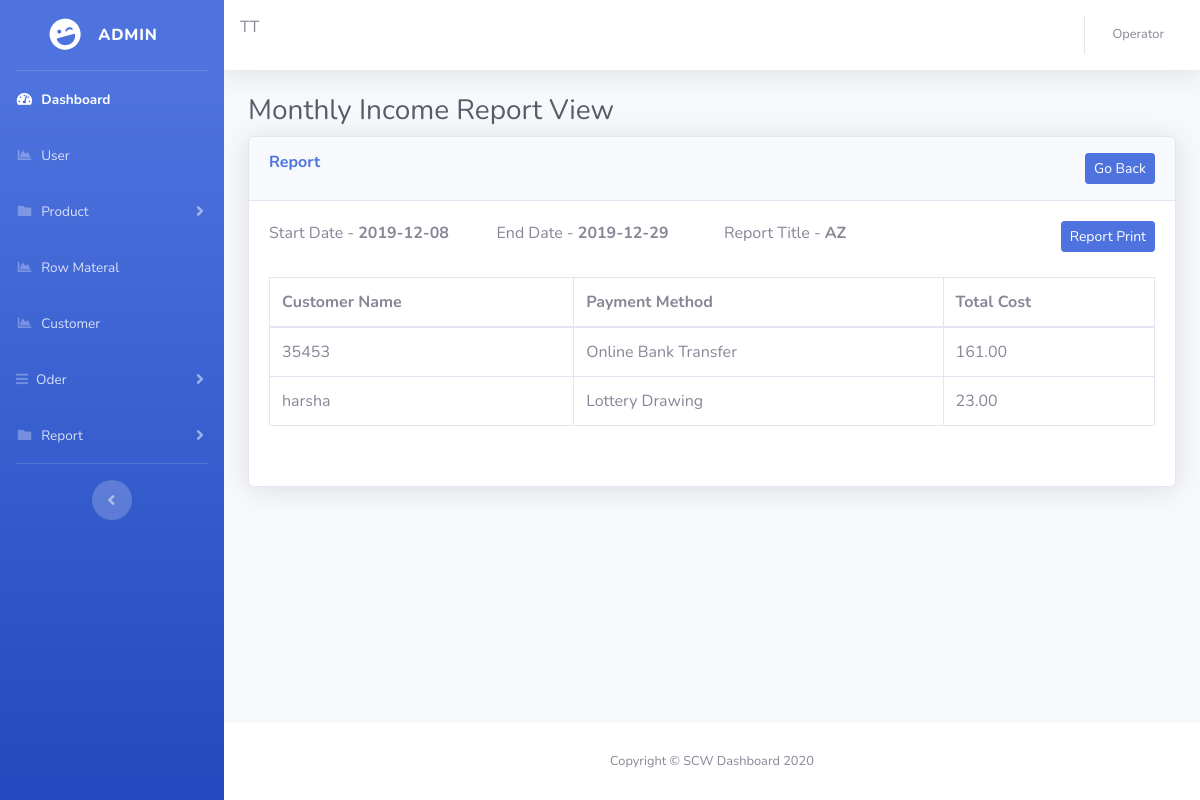
The page /monthly-income-report/view.php?id=1 (signed in) on the database its author committed.
### tables this page shows
CREATE TABLE `monthly_income_report` (
  `id` int(11) NOT NULL,
  `startDate` date NOT NULL,
  `endDate` date NOT NULL,
  `reportTitle` varchar(150) NOT NULL
);

CREATE TABLE `customer_order` (
  `id` int(10) NOT NULL,
  `cus_id` int(10) NOT NULL,
  `payment_method` varchar(20) NOT NULL,
  `totalAmt` decimal(19,2) DEFAULT NULL,
  `createDate` date NOT NULL,
  `is_active` tinyint(4) NOT NULL DEFAULT '1'
);

CREATE TABLE `customer` (
  `id` int(10) NOT NULL,
  `nic` varchar(15) NOT NULL,
  `name` varchar(20) NOT NULL,
  `contactNo` int(10) NOT NULL,
  `branchid` int(11) NOT NULL,
  `is_active` tinyint(1) NOT NULL DEFAULT '1'
);

### monthly-income-report/view.php (the view, shortened to what this page needs)
<!DOCTYPE html>
<html lang="en">
<?php
    include('../include/check.php');
    include('../include/head.php');
    $id = $_GET['id'];
    $queryView= "SELECT * FROM  monthly_income_report WHERE id ='$id'";
    $resultView = mysqli_query($conn ,$queryView);
    $count =mysqli_num_rows($resultView);
    if($count>0){
    while($rowView = mysqli_fetch_array($resultView))
    {
            $startDate =$rowView['startDate'];
            $endDate =$rowView['endDate'];
            $reportTitle  =$rowView['reportTitle'];
    }
  }
?>
<link href="../vendor/datatables/dataTables.bootstrap4.min.css" rel="stylesheet">
<body id="page-top">
  <div id="wrapper">
    <ul class="navbar-nav bg-gradient-primary sidebar sidebar-dark accordion" id="accordionSidebar">
      <a class="sidebar-brand d-flex align-items-center justify-content-center" href="index.html">
        <div class="sidebar-brand-icon rotate-n-15">
          <i class="fas fa-laugh-wink"></i>
        </div>
        <div class="sidebar-brand-text mx-3">Admin <sup></sup></div>
      </a>
      <hr class="sidebar-divider my-0">
      <?php include('../include/nav.php');  ?>
      <hr class="sidebar-divider d-none d-md-block">
      <div class="text-center d-none d-md-inline">
        <button class="rounded-circle border-0" id="sidebarToggle"></button>
      </div>
    </ul>
    <div id="content-wrapper" class="d-flex flex-column">
      <div id="content">
        <?php include('../include/nav-1.php');  ?>
        <div class="container-fluid">
          <h1 class="h3 mb-2 text-gray-800">Monthly Income  Report View</h1>
          <div class="card shadow mb-4">
            <div class="card-header py-3">
              <h6 class="m-0 font-weight-bold text-primary" style="float: left;">Report</h6>
              <button type="button" onclick="myFormGoBack()" class="btn btn-primary btn-sm"  style="float: right;" class="btn btn-info btn-lg" >Go Back</button>
            </div>
            <div class="card-body">
              <form>
                <div class="row">
                  <div class="col">
                    <label for="">Start Date - <span><b><?php echo $startDate; ?></b></span></label>
                  </div>
                  <div class="col">
                    <label for="">End Date  - <span><b><?php echo $endDate; ?></b></span></label>
                  </div>
                  <div class="col">
                    <label for="">Report Title  - <span><b><?php echo $reportTitle; ?></b></span></label>
                  </div>
                  <div class="col">
                    <button type="button" onclick="javascript:printDiv('printablediv');" class="btn btn-primary btn-sm" name="branchSellingbtn" id="branchSellingbtn" style="float: right;" class="btn btn-info btn-lg" >Report Print</button>
                  </div>
                </div>
              </form>
              <br>
              <?php
                    $queryView="SELECT B.name, A.payment_method ,A.totalAmt
                    FROM customer_order A
                    INNER JOIN customer B ON A.cus_id = B.id  WHERE A.createDate BETWEEN '$startDate' AND '$endDate'";
                    $resultView = mysqli_query($conn ,$queryView);
                    ?>
                    <div id="printablediv">
                    <table class="table table-bordered">
                        <thead>
                            <tr>
                            <th scope="col">Customer Name</th>
                            <th scope="col">Payment Method</th>
                            <th scope="col">Total Cost</th>
                            </tr>
                        </thead>
                            <tbody>
                                <?php
                                        $count =mysqli_num_rows($resultView);
                                        if($count>0){
                                        while($rowView = mysqli_fetch_array($resultView))
                                        {
                                                $name =$rowView['name'];
                                                $payment_method   =$rowView['payment_method'];
                                                $totalAmt   =$rowView['totalAmt'];
                                                echo ' <tr>';
                                                echo '<td>'.$name.'</td>';
                                                echo '<td>'.$payment_method.'</td>';
                                                echo '<td>'.$totalAmt.'</td>';
                                                echo ' </tr>';
                                        }
                                        }else{
                                                $not ="No Record Found";
                                                echo ' <tr>';
                                                echo  $not;
                                                echo ' </tr>';
                                        }
                                ?>
                            </tbody>
                        </table>
                    </div>
                    <br>
            </div>
          </div>
        </div>
      </div>
      <?php include('../include/footer.php');  ?>
    </div>
  </div>
</body>
</html>

### rows shown on the page
monthly_income_report: startDate "2019-12-08", endDate "2019-12-29", reportTitle "AZ"
customer_order: customer.name "35453", payment_method "Online Bank Transfer", totalAmt "161.00"
customer_order: customer.name "harsha", payment_method "Lottery Drawing", totalAmt "23.00"

### other values the page prints
$_SESSION['user_role'] "Operator"
